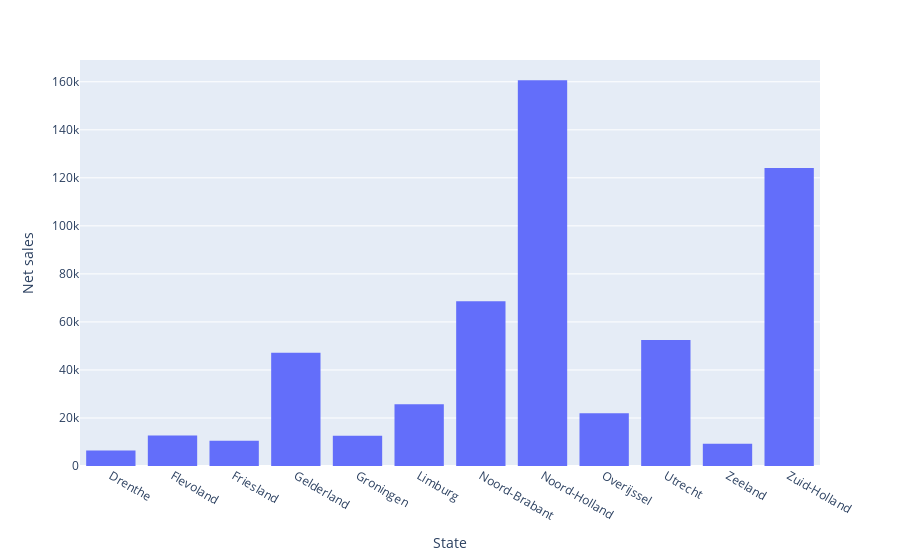

The notebook cell this image was saved under:
### Code cell
import plotly.express as px


metric = 'Net sales'

# Create choropleth using selected metric and region
fig = px.choropleth_mapbox(df_states,
                           locations='State',
                           color=metric,
                           geojson=shapes_states,
                           featureidkey = 'properties.statnaam',
                           mapbox_style="carto-positron",
                           color_continuous_scale=px.colors.sequential.Blues[1:],
                           center=dict(lon=5.2913, lat=52.1326),
                           zoom=6)
fig = fig.update_layout(margin={'l': 40, 'b': 40, 't': 10, 'r': 0}, hovermode='closest')
fig.show()

# Create histogram using selected metric and region
his = px.histogram(df_states, x='State', y=metric)
his = his.update_layout(yaxis_title=metric)
his.show()

### Figure 1 — Plotly figure (JSON) as saved in the notebook; plotly's stock layout.template omitted (floating-point values rounded to 4 significant figures)
{"data": [{"alignmentgroup": "True", "bingroup": "x", "histfunc": "sum", "hovertemplate": "State=%{x}<br>sum of Net sales=%{y}<extra></extra>", "legendgroup": "", "marker": {"color": "#636efa", "pattern": {"shape": ""}}, "name": "", "offsetgroup": "", "orientation": "v", "showlegend": false, "type": "histogram", "x": ["Drenthe", "Flevoland", "Friesland", "Gelderland", "Groningen", "Limburg", "Noord-Brabant", "Noord-Holland", "Overijssel", "Utrecht", "Zeeland", "Zuid-Holland"], "xaxis": "x", "y": [6484.0, 12750.0, 10510.0, 47150.0, 12640.0, 25710.0, 68570.0, 160600.0, 22010.0, 52490.0, 9288.0, 124100.0], "yaxis": "y"}], "layout": {"barmode": "relative", "legend": {"tracegroupgap": 0}, "margin": {"t": 60}, "xaxis": {"anchor": "y", "domain": [0, 1], "title": {"text": "State"}}, "yaxis": {"anchor": "x", "domain": [0, 1], "title": {"text": "Net sales"}}}}
